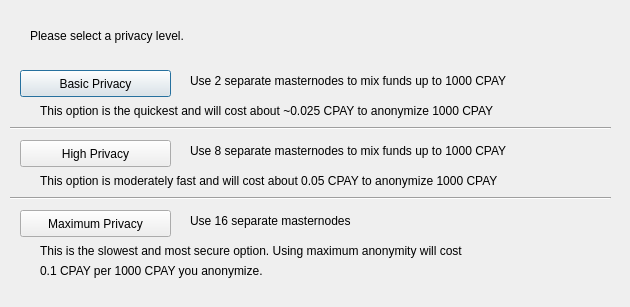
<?xml version="1.0" encoding="UTF-8"?>
<ui version="4.0">
 <class>DarksendConfig</class>
 <widget class="QDialog" name="DarksendConfig">
  <property name="geometry">
   <rect>
    <x>0</x>
    <y>0</y>
    <width>630</width>
    <height>307</height>
   </rect>
  </property>
  <property name="windowTitle">
   <string>Configure PrivateSend</string>
  </property>
  <widget class="QPushButton" name="buttonBasic">
   <property name="geometry">
    <rect>
     <x>20</x>
     <y>70</y>
     <width>151</width>
     <height>27</height>
    </rect>
   </property>
   <property name="text">
    <string>Basic Privacy</string>
   </property>
  </widget>
  <widget class="QPushButton" name="buttonHigh">
   <property name="geometry">
    <rect>
     <x>20</x>
     <y>140</y>
     <width>151</width>
     <height>27</height>
    </rect>
   </property>
   <property name="text">
    <string>High Privacy</string>
   </property>
  </widget>
  <widget class="QPushButton" name="buttonMax">
   <property name="geometry">
    <rect>
     <x>20</x>
     <y>210</y>
     <width>151</width>
     <height>27</height>
    </rect>
   </property>
   <property name="text">
    <string>Maximum Privacy</string>
   </property>
  </widget>
  <widget class="QLabel" name="label">
   <property name="geometry">
    <rect>
     <x>30</x>
     <y>20</y>
     <width>571</width>
     <height>31</height>
    </rect>
   </property>
   <property name="text">
    <string>Please select a privacy level.</string>
   </property>
  </widget>
  <widget class="QLabel" name="label_2">
   <property name="geometry">
    <rect>
     <x>190</x>
     <y>70</y>
     <width>421</width>
     <height>21</height>
    </rect>
   </property>
   <property name="text">
    <string>Use 2 separate masternodes to mix funds up to 1000 CPAY</string>
   </property>
  </widget>
  <widget class="QLabel" name="label_3">
   <property name="geometry">
    <rect>
     <x>190</x>
     <y>140</y>
     <width>411</width>
     <height>21</height>
    </rect>
   </property>
   <property name="text">
    <string>Use 8 separate masternodes to mix funds up to 1000 CPAY</string>
   </property>
  </widget>
  <widget class="QLabel" name="label_4">
   <property name="geometry">
    <rect>
     <x>190</x>
     <y>210</y>
     <width>421</width>
     <height>21</height>
    </rect>
   </property>
   <property name="text">
    <string>Use 16 separate masternodes</string>
   </property>
  </widget>
  <widget class="QLabel" name="label_6">
   <property name="geometry">
    <rect>
     <x>40</x>
     <y>100</y>
     <width>561</width>
     <height>21</height>
    </rect>
   </property>
   <property name="text">
    <string>This option is the quickest and will cost about ~0.025 CPAY to anonymize 1000 CPAY</string>
   </property>
  </widget>
  <widget class="QLabel" name="label_7">
   <property name="geometry">
    <rect>
     <x>40</x>
     <y>170</y>
     <width>561</width>
     <height>21</height>
    </rect>
   </property>
   <property name="text">
    <string>This option is moderately fast and will cost about 0.05 CPAY to anonymize 1000 CPAY</string>
   </property>
  </widget>
  <widget class="QLabel" name="label_8">
   <property name="geometry">
    <rect>
     <x>40</x>
     <y>240</y>
     <width>561</width>
     <height>21</height>
    </rect>
   </property>
   <property name="text">
    <string>This is the slowest and most secure option. Using maximum anonymity will cost</string>
   </property>
  </widget>
  <widget class="QLabel" name="label_9">
   <property name="geometry">
    <rect>
     <x>40</x>
     <y>260</y>
     <width>561</width>
     <height>21</height>
    </rect>
   </property>
   <property name="text">
    <string>0.1 CPAY per 1000 CPAY you anonymize.</string>
   </property>
  </widget>
  <widget class="Line" name="line">
   <property name="geometry">
    <rect>
     <x>10</x>
     <y>120</y>
     <width>601</width>
     <height>16</height>
    </rect>
   </property>
   <property name="orientation">
    <enum>Qt::Horizontal</enum>
   </property>
  </widget>
  <widget class="Line" name="line_2">
   <property name="geometry">
    <rect>
     <x>10</x>
     <y>190</y>
     <width>601</width>
     <height>16</height>
    </rect>
   </property>
   <property name="orientation">
    <enum>Qt::Horizontal</enum>
   </property>
  </widget>
 </widget>
 <resources/>
 <connections/>
</ui>
